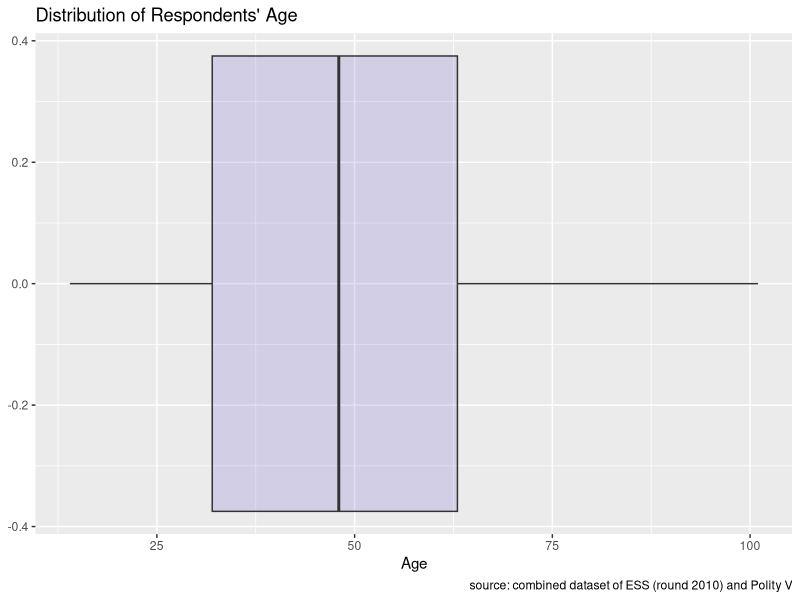
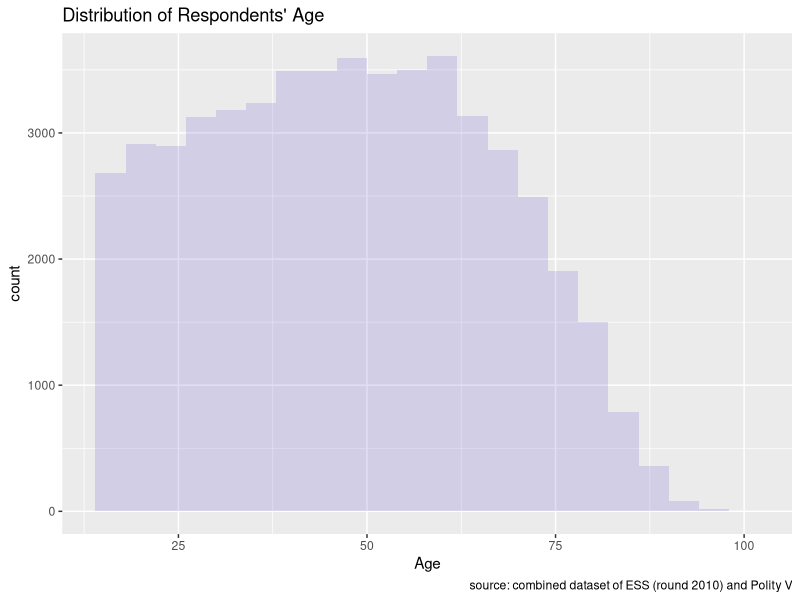
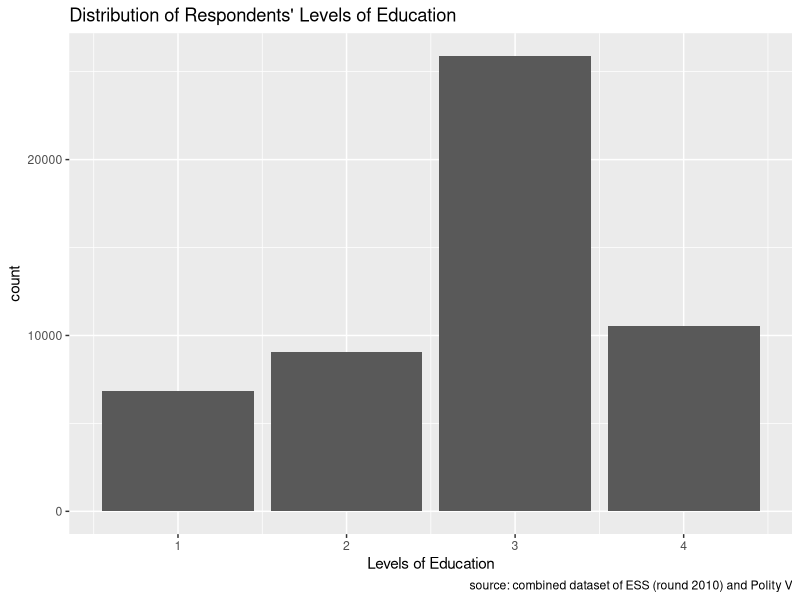
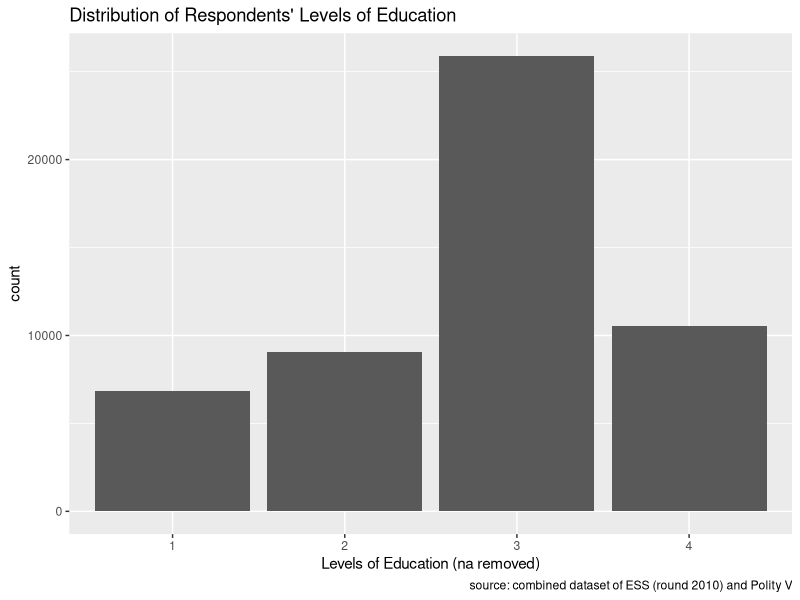
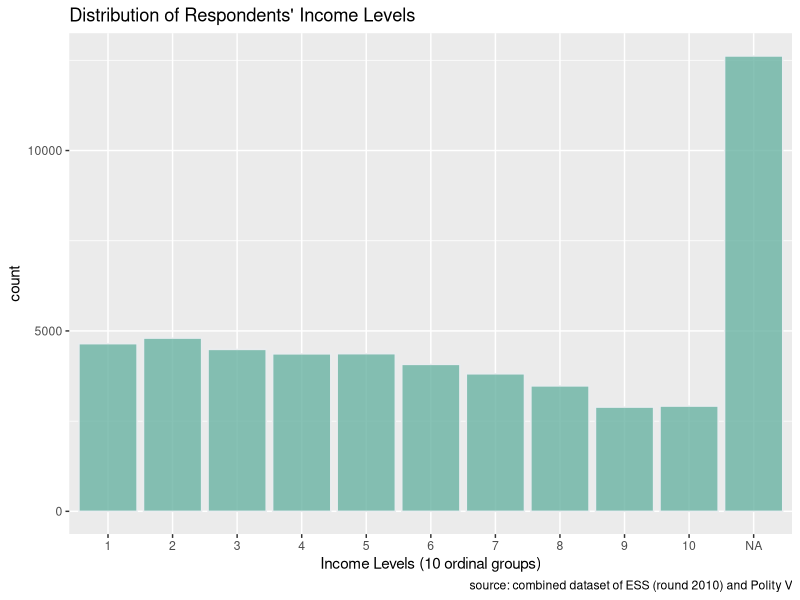
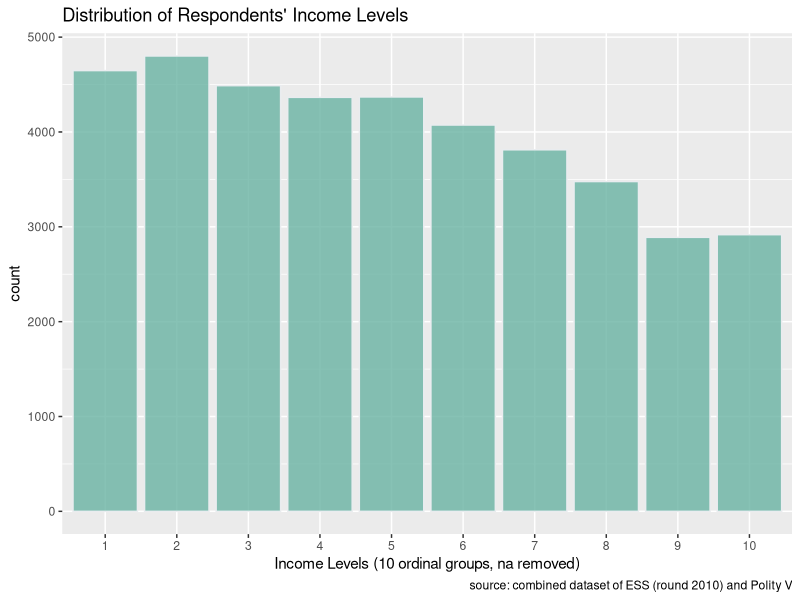
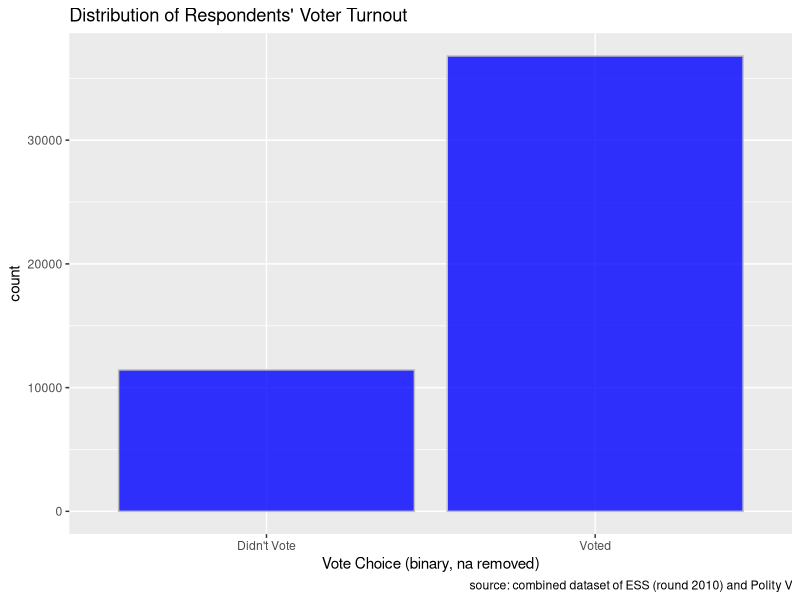
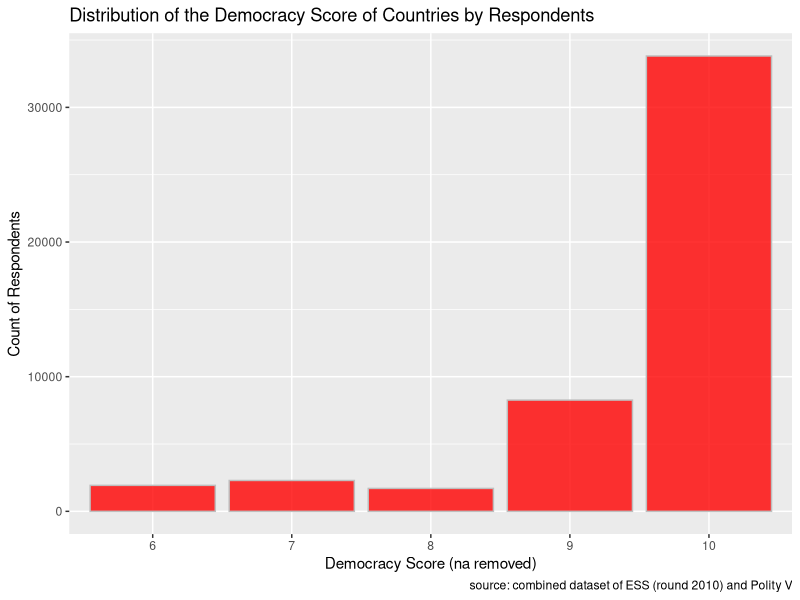

Here is the R script that generated these plots, in order:
## ---- chunk 1
#| label: setup
#| warning: false
#| message: false

library(tidyverse)
library(readxl)
library(haven) #for loading other datafiles (SAS, STATA, SPSS, etc.)
library(stringr) # if you have not installed this package, please install it.
library(ggplot2) # if you have not installed this package, please install it.
knitr::opts_chunk$set(echo = TRUE, warning=FALSE, message=FALSE)
## ---- chunk 2
#read the data: 
ESS_Polity <- read_csv("ESS_Polity.csv")
## ---- chunk 3
#recoding the vote column: 1.5%
ESS_Polity<-ESS_Polity|>
  mutate(vote = case_when(
    vote == 1 ~ 1,
    vote == 2 ~ 0,
    vote == 3 ~ NA,
    TRUE ~ vote))

#Sanity check for if vote is correctly coded: 1%
unique(ESS_Polity$vote)


## ---- chunk 4


##I am using a user-defined function created in Challenge#3, but you can use other descriptive statistics functions along with the baseR (such as summary()) or other packages.

sum_stat <- function(x){
  stat <- tibble(
    range=range(x, na.rm = T),
    mean=mean(x, na.rm = T),
    sd=sd(x,na.rm=T),
    na = sum(is.na(x)),
    unique = length(unique(x)),
    class = typeof(x)
  )
  return(stat)
}

sum_stat(ESS_Polity$age) #has 88 unique values and it is numeric (double): continous variable. Appropriate univariate graph type: boxplot, violin chart, density, histogram

sum_stat(ESS_Polity$edu) #has 4 unique values and it is numeric (double): continous or ordinal categorial variable (depends on if it is originally coded as the level of education or the years of education). Appropriate univariate graph type: histogram or barplot 

sum_stat(ESS_Polity$income_10) #has 10 unique values and it is numeric (double):orordinal categorial variable (10 income groups, so can be treated as a contionus variable). Appropriate univariate graph type: boxplot, violin chart, histogram

sum_stat(ESS_Polity$vote)#has 2 unique values and it is numeric (double): binary variable (only 1 and 0). Appropriate univariate graph type: scatterplot or barplot

sum_stat(ESS_Polity$democ)#has 6 unique values and it is numeric (double): ordinal categorial variable (originally a contionus variable, but since there are less than 10 values, we can treat it as an ordinal categorical variable when plotting): bar plot 





## ---- chunk 5
#For age, I choose a box plot. Noted that when we plot a boxplot, NA are automatically removed.

age_boxplot<-ggplot(ESS_Polity) +
  geom_boxplot(aes(x = age), fill="slateblue", alpha=0.2)+
    labs(title = "Distribution of Respondents' Age",
       x = "Age",
       caption = "source: combined dataset of ESS (round 2010) and Polity V")
  

age_boxplot


## ---- chunk 6
#Noted that when we plot a histogram, NA are automatically removed.
age_hist<-ggplot(ESS_Polity) +
  geom_histogram(binwidth=4, aes(x = age), fill="slateblue", alpha=0.2)+
    labs(title = "Distribution of Respondents' Age",
       x = "Age",
       caption = "source: combined dataset of ESS (round 2010) and Polity V")
  

age_hist


## ---- chunk 7
#For edu, I can also choose a bar plot:
edu_bar <- ggplot(ESS_Polity, aes(x=edu)) + 
  geom_bar()+
  labs(title = "Distribution of Respondents' Levels of Education",
       x = "Levels of Education",
       caption = "source: combined dataset of ESS (round 2010) and Polity V")
edu_bar
## ---- chunk 8
edu_bar <- ggplot(data = subset(ESS_Polity, !is.na(edu)), aes(x = as.factor(edu))) + 
  geom_bar()+
  labs(title = "Distribution of Respondents' Levels of Education",
       x = "Levels of Education (na removed)",
       caption = "source: combined dataset of ESS (round 2010) and Polity V")
  
edu_bar

## ---- chunk 9
#For income groups, I can also choose a bar plot:

income_bar <- ggplot(ESS_Polity, aes(x=as.factor(income_10))) + #I use as.factor to force R to recognize income_10 as an ordinal category, so that the x-axis tick mark labels can automatically represent all categories.
  geom_bar(fill="#69b3a2", color="#e9ecef", alpha=0.8)+
  labs(title = "Distribution of Respondents' Income Levels",
       x = "Income Levels (10 ordinal groups)",
       caption = "source: combined dataset of ESS (round 2010) and Polity V")

income_bar

 
## ---- chunk 10
income_bar <- ggplot(subset(ESS_Polity, !is.na(income_10)), aes(x=as.factor(income_10))) + 
  geom_bar(fill="#69b3a2", color="#e9ecef", alpha=0.8)+
  labs(title = "Distribution of Respondents' Income Levels",
       x = "Income Levels (10 ordinal groups, na removed)",
       caption = "source: combined dataset of ESS (round 2010) and Polity V")

income_bar
## ---- chunk 11
#For vote, I choose a bar plot.

vote_bar <- ggplot(subset(ESS_Polity, !is.na(vote)), aes(x=as.factor(vote))) + 
  geom_bar(fill="blue", color="grey", alpha=0.8)+
  labs(title = "Distribution of Respondents' Voter Turnout",
       x = "Vote Choice (binary, na removed)",
       caption = "source: combined dataset of ESS (round 2010) and Polity V")+
  scale_x_discrete(labels=c("0" = "Didn't Vote", "1" = "Voted"))

vote_bar
## ---- chunk 12
#For democ, I choose a bar plot.

democracy_bar <- ESS_Polity|>
  subset(!is.na(democ))|>
  ggplot(aes(x=as.factor(democ))) + 
  geom_bar(fill="red", color="grey", alpha=0.8)+
  labs(title = "Distribution of the Democracy Score of Countries by Respondents",
       x = "Democracy Score (na removed)",
       y = "Count of Respondents", 
       caption = "source: combined dataset of ESS (round 2010) and Polity V")

democracy_bar 

## ---- chunk 13
    #don't forget to remove NAs (if not, -2%)
    edu_income<-ESS_Polity|>
      subset(!is.na(income_10))|> #remove na in income
      subset(!is.na(edu))|> #remove na in edu
      ggplot(aes(x = as.factor(income_10), fill = as.factor(edu))) + 
        geom_bar()

    edu_income
## ---- chunk 14
    edu_income<-ESS_Polity|>
      subset(!is.na(income_10))|> #remove na in income
      subset(!is.na(edu))|> #remove na in edu
      ggplot(aes(x = as.factor(income_10), fill = as.factor(edu))) + 
        geom_bar(position="fill")

    edu_income
## ---- chunk 15
    edu_income<-ESS_Polity|>
      subset(!is.na(income_10))|> #remove na in income
      subset(!is.na(edu))|> 
      ggplot(aes (x = as.factor(edu), y = income_10)) +
      geom_boxplot(fill="slateblue", alpha=0.2) 

    edu_income
## ---- chunk 16
    edu_income<-ESS_Polity|>
      subset(!is.na(income_10))|> #remove na in income
      subset(!is.na(edu))|> 
      ggplot(aes(x = as.factor(income_10), y = as.factor(edu))) + 
      geom_point()+
      geom_smooth()

    edu_income

## ---- chunk 17
    male_vote<-ESS_Polity|>
      subset(!is.na(male))|> #remove na in income
      subset(!is.na(vote))|> 
      ggplot(aes(x = as.factor(male), fill = as.factor(vote))) + 
        geom_bar(position="fill")

    male_vote
## ---- chunk 18
ESS_Polity|>
  group_by(male)|>
  subset(!is.na(male))|> #remove na in income
  subset(!is.na(vote))|>
  summarise(mean(vote))
## ---- chunk 19
    australian_data <- read_csv("australian_data.csv")
## ---- chunk 20


    aus_long <- australian_data |>
      pivot_longer(
    cols = Yes:`No Response`,
    names_to = "Response",
    values_to = "Count"
      )
    head(aus_long)

## ---- chunk 21

    #Plot the barchart for repsonses:

    response_bar<-ggplot(aus_long, aes(x=Response, y=Count))+
      geom_bar(stat="identity",fill="purple")

    response_bar
     
## ---- chunk 22
response_bar<-aus_long|>
  mutate(Response = as_factor(Response), #we need to first force R to recognize "Response" as factor
         Response = fct_relevel(Response, "Yes", "No", "Illegible"))|> #then we can use fct_relvel to specify the order of the bars.
  group_by(Response)|>
  summarise(Count = sum(Count))|> # try without specifying group_by and ungroup, what do we got?
  ungroup()|> 
  mutate(perc = Count/sum(Count))|>
  ggplot(aes(y=perc, x=Response))+
  geom_col()+
  labs(title = "The National Distribution of Resesponse")+
  scale_y_continuous(name= "Percent of Citizens", 
                     label = scales::percent) +
  geom_text(aes(label = Count), size=3, vjust=-.5)
  
response_bar
  

## ---- chunk 23
    #We will use the original data to plot this stacked-to-100% bar.

    response_stack<-ggplot(aus_long, aes(fill = Response, x = '', y = Count)) + 
      geom_bar(stat = "identity", position = "fill") +
      labs(title = "The National Distribution of Resesponse", x = NULL, y = "Proportion") +
      scale_y_continuous(labels = scales::percent_format(scale = 100))

    response_stack
## ---- chunk 24

    division_stack<- ggplot(aus_long, aes(fill = Response, x = Division, y = Count)) + 
      geom_bar(stat = "identity", position = "fill") +
      labs(title = "The National Distribution of Resesponse", x = NULL, y = "Proportion") +
      scale_y_continuous(labels = scales::percent_format(scale = 100)) +
      theme(axis.text.x=element_text(angle=60, hjust=1))

    division_stack
## ---- chunk 25
    division_facet<-aus_long|>
      mutate(Response = as_factor(Response),
             Response = fct_relevel(Response, "Yes", "No", "Illegible"),
             Division=str_remove(Division," Divisions")) |>
      group_by(Division,Response)|>
      summarise(Count = sum(Count))|>
      group_by(Division)|>
      mutate(perc = Count/sum(Count))|>
      ggplot(aes(y=perc, x=Response,fill=Response))+
      geom_col()+
      facet_wrap(vars(Division))+
      labs(title = "The Distribution of Resesponse by Division") +
      scale_y_continuous(name= "Percent of Citizens", 
                         label = scales::percent)+
      theme(axis.text.x=element_text(angle = 60, hjust=1))

    division_facet
## ---- chunk 26
    #type of your code/command here.
## ---- chunk 27
    #type of your code/command here.
## ---- chunk 28
    #type of your code/command here.
